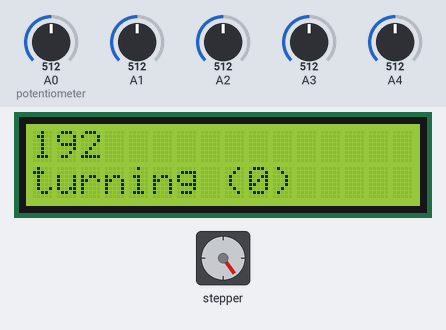
This sketch was run on a simulated Arduino Mega 2560, built with avr-gcc and run on an emulated ATmega2560. Parts: 16×2 character LCD, stepper motor. The inputs (shaded band) are chosen by the test bench; at power-on: A0 (potentiometer) = 512, A1 = 512, A2 = 512, A3 = 512, A4 = 512. Stepper angles assume 100 steps per turn; what the sketch prints to the serial monitor is not drawn.

Above: at 1.2 s.
1.3 s: A0 (potentiometer) set to 290
At 3.1 s:
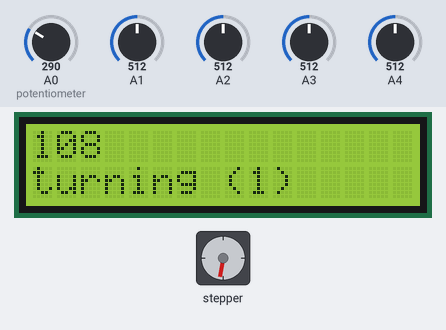
3.4 s: A0 (potentiometer) set to 716
At 4.8 s:
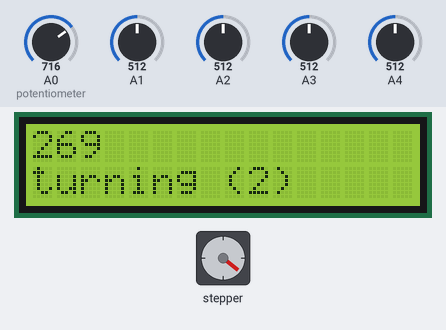
5.7 s: A0 (potentiometer) set to 10
At 7.7 s:
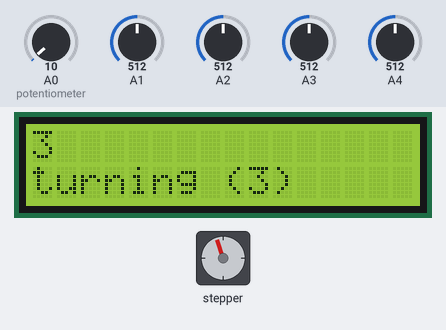
8.4 s: A0 (potentiometer) set to 24
9.9 s: A0 (potentiometer) set to 30
11.4 s: A0 (potentiometer) set to 900
At 15.4 s:
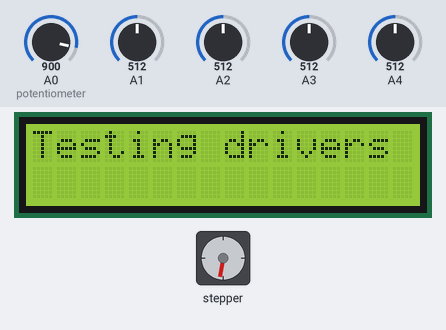
Timing chart, 0 to 16.9 s (numbered marks = the images above; inputs shaded):
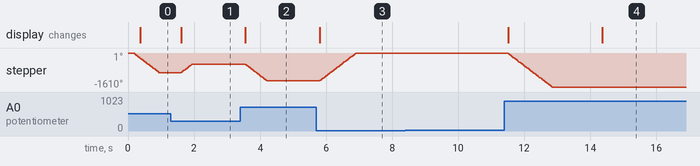

Measured:
- after the input at 1.3 s, stepper: turns 406° clockwise in 0.33 s, starting after 0.31 s; the display: changes after 0.31 s (image 1)
- after the input at 3.4 s, stepper: turns 781° counter-clockwise in 0.65 s, starting after 0.15 s; the display: changes after 0.15 s (image 2)
- after the input at 5.7 s, stepper: turns 1293° clockwise in 1.1 s, starting after 0.11 s; the display: changes after 0.11 s (image 3)
- after the input at 8.4 s, every drawn part: stays the same
- after the input at 9.9 s, every drawn part: stays the same
- after the input at 11.4 s, stepper: turns 1592° counter-clockwise in 1.3 s, starting after 0.11 s; the display: first changes after 0.11 s (image 4 shows a later state)
- by itself, stepper: turns 936° counter-clockwise in 0.79 s

The sketch:

Final_design2.ino
```cpp
#include <Stepper.h>
#include <LiquidCrystal.h>

LiquidCrystal lcd(22,24,26,28,30,32);
const int stepsPerRevolution = 100;  // change this to fit the number of steps per revolution
// for your motor

// initialize the stepper library on pins 8 through 11:
Stepper myStepper(stepsPerRevolution, 4, 5,6, 7);
Stepper myStepper2(stepsPerRevolution, 8, 9,10, 11);

int potentiometer = A0;
int counter = 0;
unsigned long t = 0;
float val = 0;
float val2=0;
int previous = 0;
int change = 0;
int current_driver = 1;

//flags for switching
int driver_flag = 1;

struct analog_output{
  byte analog_pin;
  byte digital_pin;
  const char* color;
  int flag;
};

analog_output wires1[] = {
  {A1, 6, "green", 0},
  {A2, 7, "red", 0},
  {A3, 4, "blue", 0},
  {A4, 5, "yellow", 0}
};

analog_output wires2[] = {
  {A1, 10, "green", 0},
  {A2, 11, "red", 0},
  {A3, 8, "blue", 0},
  {A4, 9, "yellow", 0}
};


void setup() {
  // set the speed at 60 rpm:
  myStepper.setSpeed(200);
  myStepper2.setSpeed(200);
  // initialize the serial port:
  lcd.begin(16, 2);
  Serial.begin(9600);
  reset_pins(2);
}

void reset_pins(int reset_this_driver){ //only call for switch
  if (reset_this_driver ==1){
  digitalWrite(4, LOW);
  digitalWrite(5, LOW);
  digitalWrite(6, LOW);
  digitalWrite(7, LOW);
  }
  else{
  digitalWrite(8, LOW);
  digitalWrite(9, LOW);
  digitalWrite(10, LOW);
  digitalWrite(11, LOW);
  }
}

void fault_detection(){
  auto error_detection = [](analog_output wire[]){
    delay(100); //needed to prevent incorrect measurement
    float pin1 = 0;
    float pin2 = 0;
    for (int i =0; i<4;i++){
      int val1 = wire[i].analog_pin;
      digitalWrite(wire[i].digital_pin, LOW);
      pin1 = analogRead(val1);
      delay(50);
      digitalWrite(wire[i].digital_pin, HIGH);
      pin2 = analogRead(val1);
      delay(50);
      Serial.println(pin2-pin1);
      if (pin2-pin1 > 300){
      }
      else{
        //Serial.print(wire[i].flag);
        wire[i].flag ++ ;
      }
    }

  };
  for (int j=0; j<4; j++){ //testing 4 times the readings of the wires to determine connection
    reset_pins(2);
    error_detection(wires1);
    reset_pins(1);
    error_detection(wires2);
  }

  int wires1_errors = 0; //adding up errors for each driver
  int wires2_errors = 0;

    for (int j=0; j<4; j++){
      wires1_errors =  wires1_errors + wires1[j].flag;
      wires2_errors = wires2_errors +  wires2[j].flag;
      wires1[j].flag =0; //resets
      wires2[j].flag =0; //resets
    }

  lcd.setCursor(0, 2);
  if(wires1_errors > 1){
    if (wires2_errors > 1){
      Serial.println(wires2_errors);
      Serial.println("Fatal error, fault on both drivers");
      lcd.print("Both Faulty");
      driver_flag = 3;
    }
    else {
    Serial.println("Error on driver 1 only, Using driver 2");
    lcd.print("Driver 1 Faulty");
    driver_flag = 2;
    reset_pins(2);
    }
  }
  else if(wires2_errors > 1){
    Serial.println("Error on driver 2 only, using driver 1");
    lcd.print("Driver 2 Faulty");
    driver_flag = 1;
    reset_pins(1);
  }
  else{
    Serial.print("No errors detected");
    lcd.print("No Faults detected");
    driver_flag = 1;
  }
  counter =0;
  delay(1000);
  //step_1(change);
}


void step_1(int change) {
  if (driver_flag == 1){
    reset_pins(2);
    myStepper.step(change);
    }
  else if (driver_flag == 2){
    reset_pins(1);
    myStepper2.step(change);
    }
  else{
  }
  if (t<1500){
  unsigned long dt = millis() - t;
  delay(1500-dt);
  t = round(millis());
  }
  else{
    delay(1500);
  }
  }


void loop() {
  //error detection, runs every 4 turns
  if (counter > 4) {
    lcd.clear();
    lcd.setCursor(0, 0);
    lcd.print("Testing drivers");
    fault_detection();
  }
  else{
  }

  //checking if the position needs to be updated
  if (driver_flag<3){
    val = analogRead(potentiometer);    // read the value from the sensor
    delay(100);
    val2 = analogRead(potentiometer);    // read the value from the sensor
    if (abs(val2-val)<20){
    change = previous - round((val/1024)*520);
    previous = round((val/1024.0)*520.0);
    if (abs(change) > 8){
      lcd.setCursor(0, 1);
      lcd.clear();
      lcd.print(round((val/1024.0)*386.0)-1);
      lcd.setCursor(0, 2);
      lcd.print("turning (");
      lcd.print(counter);
      lcd.print(")");
      step_1(change);
      counter = counter + 1;
    }
    else{
    }
    }
  }

  else {
    Serial.println("Awaiting repair");
    delay(1500);
    counter ++;
  }
}
```
